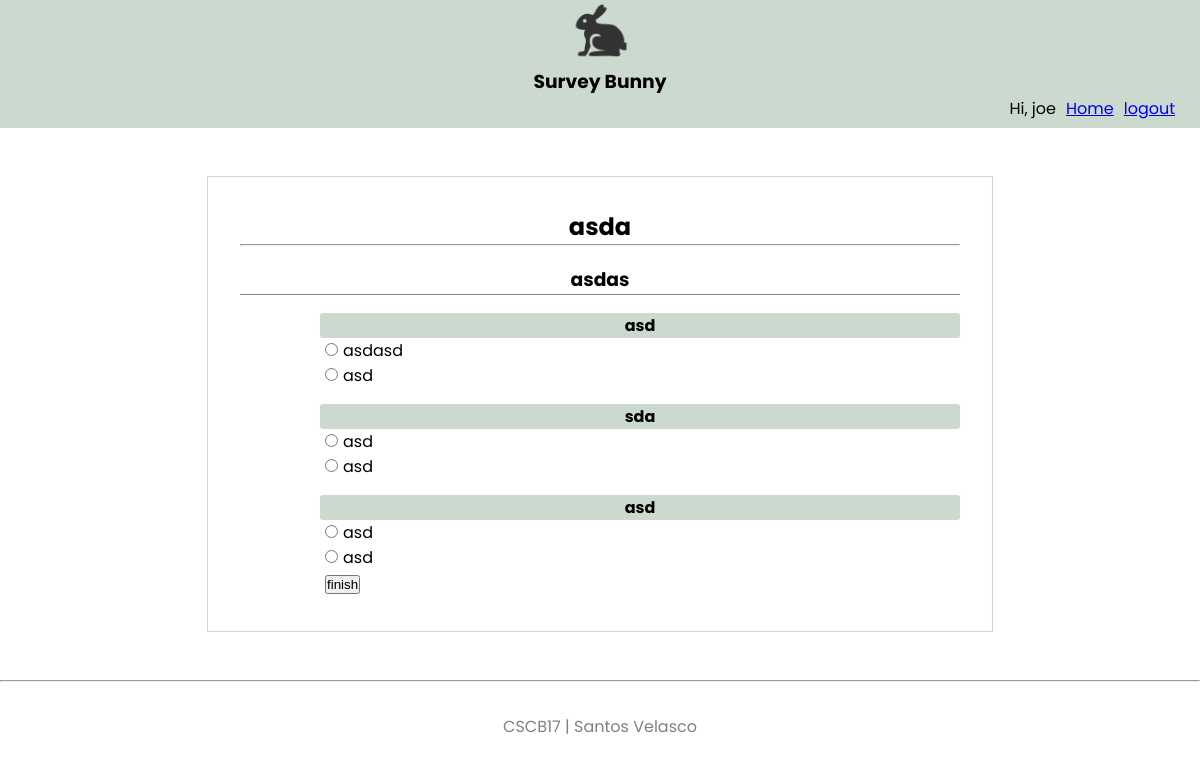
Page /survey/displaysurvey.php?id=7 (signed in) on the committed database.
### tables this page shows
CREATE TABLE `s_accounts` (
  `id_user` int(11) NOT NULL,
  `first_name` varchar(30) NOT NULL,
  `last_name` varchar(30) NOT NULL,
  `password` varchar(255) NOT NULL,
  `email` varchar(40) NOT NULL,
  `reg_date` date NOT NULL
);

CREATE TABLE `s_survey` (
  `id_survey` int(11) NOT NULL,
  `id_user` int(11) NOT NULL,
  `title` varchar(100) NOT NULL,
  `description` varchar(225) NOT NULL,
  `questions` varchar(300) NOT NULL,
  `answers` varchar(300) NOT NULL
);

### survey/displaysurvey.php (the view, shortened to what this page needs)
<?php
include_once "./includes/head.php";
$surID = $_GET['id'];
include_once "./includes/connect.php";
$sql = "SELECT * FROM s_survey WHERE id_survey='$surID'";
if ($result = $Conn->query($sql)) {
  $record = $result->fetch_assoc();
  $title = $record['title'];
  $description = $record['description'];
  $questionArray = json_decode($record['questions']);
  $answersArray = json_decode($record['answers']);
echo "<div class='survey-container'>";
echo "<div class='survey-form'>";
echo "<h2>{$title}</h2><hr>";
echo "<h3>{$description}</h3>";
  $i = 0;
  echo "<form action='results.php' method='post'>";
  foreach ($questionArray as $q) {
    echo "<h4>".$q."</h4>";
    foreach ($answersArray[$i] as $key => $value) {
      echo "<input type='radio' name='q{$i}' value='{$value}'>".$value."<br>";
    }
    $i++;
  }
  echo "<input type='submit' name='submit-survey' value='finish'>";
  echo "</form>";
echo "</div>";
echo "</div>";
}
include_once "./includes/footer.php";
 ?>

### survey/includes/head.php (shortened to what this page needs)
<?php
if (isset($_SESSION['u_id'])) {
  include_once "./includes/connect.php";
  $sql = "SELECT first_name FROM s_accounts WHERE id_user={$_SESSION['u_id']}";
  $result = $Conn->query($sql);
  $record = $result->fetch_assoc();
  $username = $record['first_name'];
  $log = "<div class='logging'>Hi, {$username}<a href='./home.php'>Home</a><a href='./includes/logout.php'>logout</a></div>";
} else {
  $log = "<div class='logging'><a href='./index.php'>login / sign up</a></div>";
}
 ?>
<!DOCTYPE html>
<html>
  <head>
    <link rel="stylesheet" href="./css/reset.css" type="text/css">
    <link rel="stylesheet" href="./css/header.css" type="text/css">
    <link rel="stylesheet" href="./css/footer.css" type="text/css">
    <link rel="stylesheet" href="./css/index.css" type="text/css">
    <link rel="stylesheet" href="./css/home.css" type="text/css">
    <link rel="stylesheet" href="./css/surveytable.css" type="text/css">
    <link rel="stylesheet" href="./css/display.css" type="text/css">
  </head>
  <body>
    <header class="header">
      <a href="./index.php"><img src="./images/bunny.png" alt="bunny image"></a>
      <h3>Survey Bunny</h3>
      <?php echo $log; ?>
    </header>

### survey/css/header.css (style rules this page uses)
body { font-family: 'Poppins', sans-serif; }
header { width:100%; height:8em; background-color: #CCD9CE; text-align: center; }
header img { width:60px; height:60px; }
.logging { float: right; padding-right:25px; }
.logging a { margin-left: 10px; }

### survey/css/display.css (style rules this page uses)
.survey-container { width:100%; margin-top: 3em; text-align: center; }
.survey-form { width:60%; margin-top: 2em; margin-left: auto; margin-right: auto; border:1px solid #CCD9CE; padding: 2em; }
.survey-form h4 { background-color: #CCD9CE; border-radius: 3px; text-align: center; margin-top: 1em; }
.survey-form h3 { border-bottom: 1px solid gray; margin-top: 1em; margin-bottom: 1em; }
.survey-form form { text-align: left; margin-left: 5em; }
.survey-form input { margin:5px; }

### rows in the picture
s_accounts: first_name "joe"
s_survey: title "asda", description "asdas", questions "asd", answers "asdasd", answers "asd", questions "sda"
